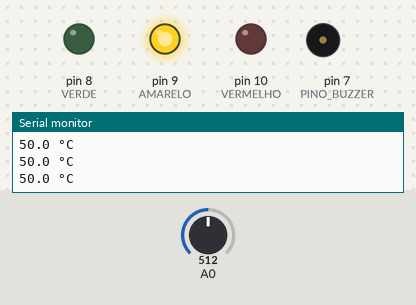
Simulated run of this sketch. Board: Arduino Uno, built with avr-gcc and run on an emulated ATmega328P. On the bench: output pins drawn as LEDs (lit = HIGH), buzzer (waves = sounding), the last lines printed to the serial monitor. The test bench sets the inputs (shaded band); at power-on: A0 = 512.

Above: at 1.2 s.
1.3 s: A0 set to 703
2.8 s: A0 set to 733
At 3.2 s:
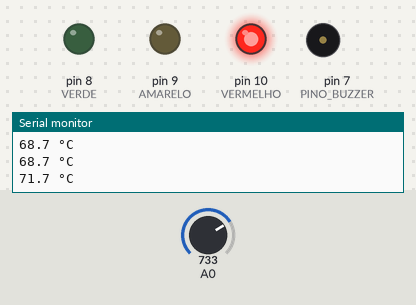
5.8 s: A0 set to 306
At 6.6 s:
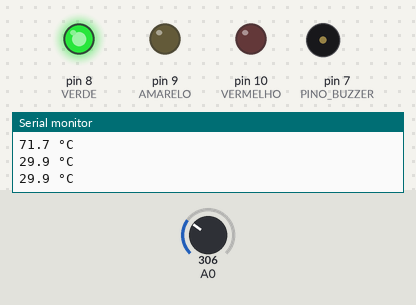
7.5 s: A0 set to 395
9.0 s: A0 set to 421
At 10.2 s:
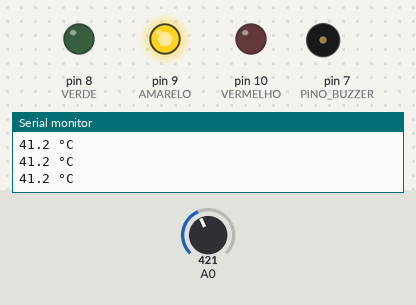
10.5 s: A0 set to 122
At 11.4 s:
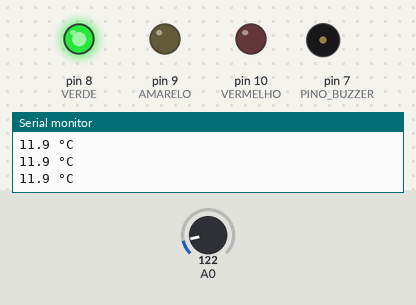
Timing chart, 0 to 13.0 s (numbered marks = the images above; inputs shaded):
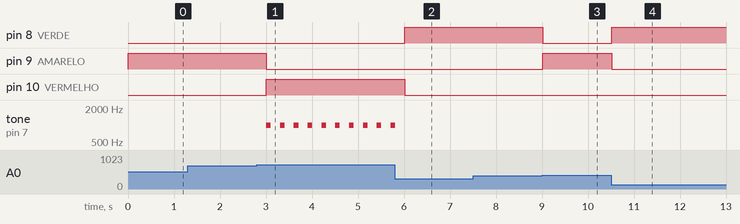

The sketch:

aula10_nivel3.ino
```cpp
// Aula 10 – Nível 3: Termômetro simulado com alarme
// pecas: pot A0; led 8 verde; led 9 amarelo; led 10 vermelho; buzzer 7
// O potenciômetro simula um sensor de 0 a 100 °C: verde, amarelo ou vermelho com alarme
#include <Arduino.h>                                      // funções do Arduino (pinMode, digitalWrite, delay...)
#define VERDE 8                                           // LED verde no pino 8
#define AMARELO 9                                         // LED amarelo no pino 9
#define VERMELHO 10                                       // LED vermelho no pino 10
#define PINO_BUZZER 7                                     // buzzer no pino 7

void setup() {                                            // roda uma vez, quando a placa liga
  pinMode(VERDE, OUTPUT);                                 // VERDE como saída
  pinMode(AMARELO, OUTPUT);                               // AMARELO como saída
  pinMode(VERMELHO, OUTPUT);                              // VERMELHO como saída
  Serial.begin(9600);                                     // abre o Monitor Serial a 9600 baud
}

void loop() {                                             // repete para sempre
  float temperatura = analogRead(A0) * 100.0 / 1023.0;   // 0 a 100 °C
  Serial.print(temperatura, 1);                           // envia temperatura ao Monitor Serial
  Serial.println(" °C");                                  // envia o texto ao Monitor Serial e quebra a linha
  digitalWrite(VERDE, temperatura < 40);                  // cada LED recebe o resultado de uma comparação
  digitalWrite(AMARELO, temperatura >= 40 && temperatura < 70);   // AMARELO recebe temperatura >= 40 && temperatura < 70 (verdadeiro acende, falso apaga)
  digitalWrite(VERMELHO, temperatura >= 70);              // VERMELHO recebe temperatura >= 70 (verdadeiro acende, falso apaga)
  if (temperatura >= 70) {                                // faixa de alarme
    tone(PINO_BUZZER, 1000, 100);                         // bip curto enquanto estiver quente
  }
  delay(300);                                             // espera 300 ms
}
```

Measured:
- the behaviour switches between 716 and 717 on A0 (found by bisection; images 0 and 1)
- the behaviour switches between 409 and 410 on A0 (found by bisection; images 2 and 3)
- after the input at 2.8 s, pin 9 (AMARELO): HIGH → LOW after 0.21 s; pin 10 (VERMELHO): LOW → HIGH after 0.21 s; tone on pin 7 (PINO_BUZZER): alternates 1000 Hz for 0.10 s and silent for 0.20 s, starting after 0.21 s
- after the input at 5.8 s, pin 8 (VERDE): LOW → HIGH after 0.21 s; pin 10 (VERMELHO): HIGH → LOW after 0.21 s; tone on pin 7 (PINO_BUZZER): goes on until 5.8 s, then stays silent
- after the input at 9.0 s, pin 8 (VERDE): HIGH → LOW at once; pin 9 (AMARELO): LOW → HIGH at once
- after the input at 10.5 s, pin 8 (VERDE): LOW → HIGH at once; pin 9 (AMARELO): HIGH → LOW at once
